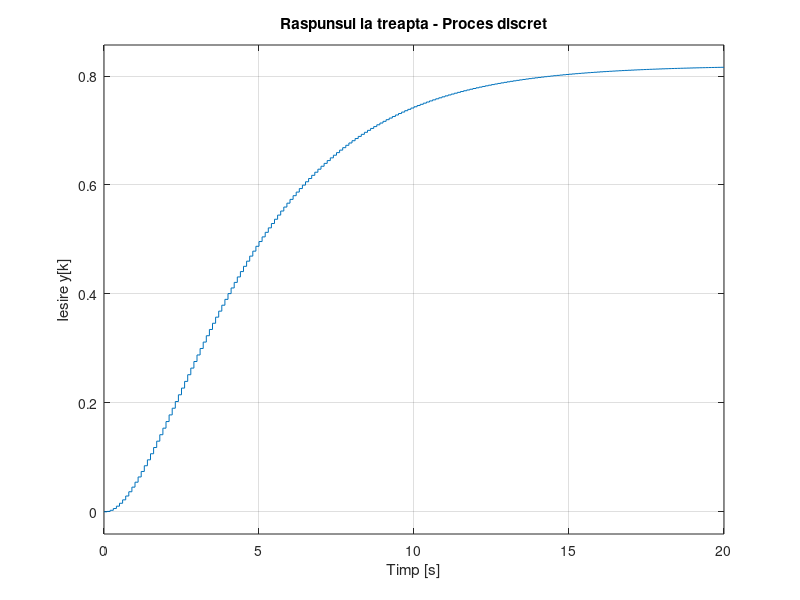

This figure's MATLAB source: (Note: this script raises an error after producing the figure.)
%% Discretizare Hp

s = tf('s');

K = 0.8195;
T = 3.1538;
tau = 1.8;
Te = 0.1;

% Functia de transfer a procesului
Hp = K/((T*s+1)*(tau*s+1));

% Discretizare cu metoda ZOH
Hp_discretizat = c2d(Hp, Te, 'zoh')

% Extragerea coeficientilor
[numP, denP] = tfdata(Hp_discretizat, 'v');

% Forma:
% (b1*z^-1 + b2*z^-2) /
% (1 + a1*z^-1 + a2*z^-2)

b1 = numP(2);
b2 = numP(3);
a1 = denP(2);
a2 = denP(3);

%% Compararea procesului continuu si discret

t = 0:Te:20;

figure('Name', 'Procesul Hp');

% Proces continuu
subplot(2,1,1);
step(Hp, t);
grid on;
title('Raspunsul la treapta - Proces continuu');
xlabel('Timp [s]');
ylabel('Iesire y(t)');

% Proces discret
subplot(2,1,2);
step(Hp_discretizat, t);
grid on;
title('Raspunsul la treapta - Proces discret');
xlabel('Timp [s]');
ylabel('Iesire y[k]');

sgtitle('Compararea procesului continuu si discret');
